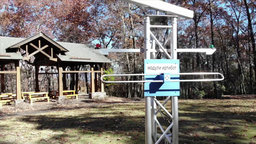
#> input picture mast-images/front1.png, 256 x 144 px, shrunk from 1920 x 1080 before the run; the run also reads 1 picture not shown here
$ python template_test.py
#> lines starting #> are read from the running program, lines starting #| are printed output that depends on the picture; after the words box and inside, x2 and y2 are one past the last pixel; in counts of white or black regions, pixels touching at a corner belong together
### transform_test.py
import cv2
import numpy as np
from matplotlib import pyplot as plt


def affineTranform(img, Sx=1, Sy=1, Hx=0, Hy=0, Tx=0, Ty=0):
  rows, cols = img.shape[::-1]
  rows = (int) ((Sy + abs(Hy)) * rows)
  cols = (int) ((Sx + abs(Hx)) * cols)
  if(Sx < 0):
    Tx = Tx + (Sx * cols - 1)
  if(Sy < 0):
    Ty = Ty + (Sy * rows - 1)
  if(Hx < 0):
    Tx = Tx - (Hx * rows)
  if(Hy < 0):
    Ty = Ty - (Hy * cols)
  M = np.float32([[Sx, Hx, Tx],
                  [Hy, Sy, Ty]])
  img2 = img.copy()
  translated_img = cv2.warpAffine(img, M, (cols, rows), img2, 0, cv2.BORDER_TRANSPARENT, 0)
  return translated_img

### template_test.py
import cv2
import numpy as np
from matplotlib import pyplot as plt

from transform_test import affineTranform

img2 = cv2.imread('mast-images/front1.png',0)
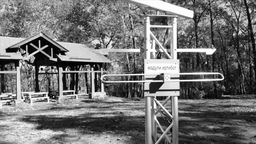
#> img2: shape (144, 256); min 0, max 255, mean 114.7
img = img2.copy()
template2 = cv2.imread('mast-images/isolatedfront.png',0)
template = template2.copy()

# All the 6 methods for comparison in a list
methods = ['cv2.TM_CCOEFF', 'cv2.TM_CCOEFF_NORMED', 'cv2.TM_CCORR',
            'cv2.TM_CCORR_NORMED', 'cv2.TM_SQDIFF', 'cv2.TM_SQDIFF_NORMED']
meth = methods[4]
method = eval(meth)
scales = [0.1, 0.2,  0.5, 0.8,  0.9,  1, 1.1, 1.2, 1.5, 2,   3]
slants = [-2,  -1.5, -1,  -0.5, -0.2, 0, 0.2, 0.5, 1,   1.5, 2]
bestTL = (0, 0)
bestBR = (0, 0)
bestRes = 0
bestValue = -1
for sx in scales:
  for sy in scales:
    for hx in slants:
      for hy in slants:
        img = img2.copy()
        iw, ih = img.shape[::-1]
        template = affineTranform(template2, sx, sy, hx, hy)
        tw, th = template.shape[::-1]
        if iw <= tw or ih <= th:
          continue
        res = cv2.matchTemplate(img, template, method)
        min_val, max_val, min_loc, max_loc = cv2.minMaxLoc(res)
        if bestValue > min_val or bestValue == -1:
          bestTL = min_loc
          bestBR = (bestTL[0] + tw, bestTL[0] + th)
          bestRes = res
          bestValue = min_val
          print(bestValue, bestTL, bestBR, sx, sy, hx, hy)
#> this loop made 11 passes
#> pass 1, in affineTranform (call 2), `translated_img = cv2.warpAffine(img, M, (cols, rows), img2, 0, cv2.BOR..`:
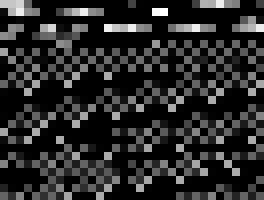
#> translated_img: shape (25, 33) (shown 8 times larger); min 0, max 255, mean 42.3
#> pass 1, in affineTranform (call 10), `translated_img = cv2.warpAffine(img, M, (cols, rows), img2, 0, cv2.BOR..`:
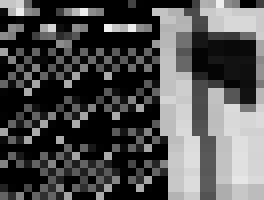
#> translated_img: shape (25, 33) (shown 8 times larger); min 0, max 240, mean 81.2
#> pass 1, in affineTranform (call 11), `translated_img = cv2.warpAffine(img, M, (cols, rows), img2, 0, cv2.BOR..`:
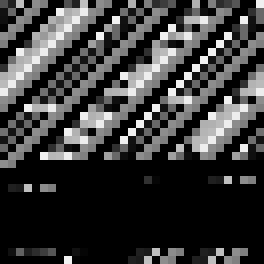
#> translated_img: shape (33, 33) (shown 8 times larger); min 0, max 241, mean 58.7
#> after the loop:
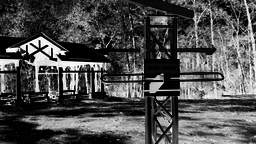
#> bestRes: shape (144, 256) float32; min 0, max 44521, mean 13603.8; drawn with min black and max white
#> after the loop:
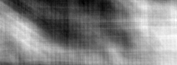
#> res: shape (65, 177) float32; min 52040336, max 74908440, mean 63778724; drawn with min black and max white

cv2.rectangle(img, bestTL, bestBR, 255, 10)
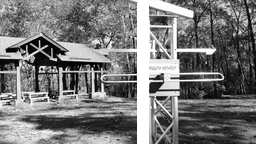
#> img: shape (144, 256); 4.61% of pixels changed, all inside (x1, y1, x2, y2) = (137, 0, 149, 144)
# [4 lines of commented-out code are left out]
plt.imshow(img,cmap = "gray")
plt.title('Detected Point'), plt.xticks([]), plt.yticks([])
plt.suptitle(meth)
plt.show()
